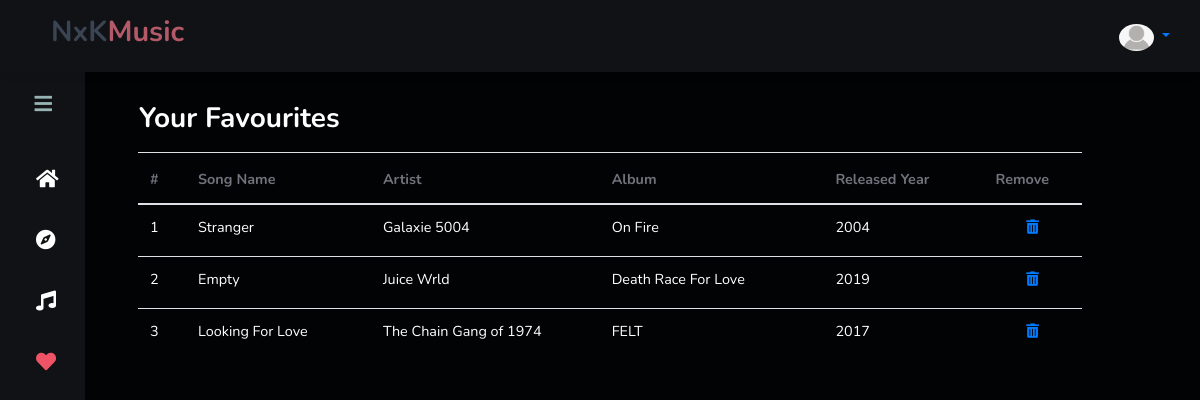
Page /music/favourites/ (signed in) on the committed database.
### users/models.py (models this page shows, shortened)
class Profile(models.Model):
    user = models.OneToOneField(User, on_delete=models.CASCADE)
    image = models.ImageField(default='default.png', upload_to='profile_pics')

### music/models.py (models this page shows, shortened)
class Songn(models.Model):
    song_title = models.CharField(max_length=250)
    artist = models.CharField(max_length=200)
    album_title = models.CharField(max_length=100)
    genre = models.CharField(max_length=100,choices=GENRE_CHOICES)
    album_art = models.ImageField(upload_to='album_art/',default='default-artwork.png')
    audio_file = models.FileField(upload_to='songs/',unique=True)
    released_year = models.IntegerField(null=True,blank=True,choices=YEAR_CHOICES)
    added_dt = models.DateTimeField(auto_now_add=True)
    class Meta:
        unique_together = ["song_title","artist","album_title"]

### music/views.py (the view)
# urls.py: path('favourites/',views.viewFavourites, name="favs"),
@login_required
def viewFavourites(request):
    music = Favourites.objects.filter(user=request.user.id)
    music = Songn.objects.filter(id__in = music.values_list('songn'))
    music_count = music.count()
    context = {
        'music':music,
        'music_count':music_count
    }
    return render(request,'music/userfavs.html',context)

### music/templates/music/userfavs.html (shortened to what this page needs)
{% include "mainui.html" %}
{% load static %}
{% load crispy_forms_tags %}
{% block container %}
<div class="container">
    <h3 class="h3 text-white mb-lg-3 ml-lg-3"> Your Favourites</h3>
    <div class="col-md-11">
        <div class="table-responsive">
            <table id="bootstrapdatatable" class="table table-striped table-hover" width="100%">
                <thead>
                    <th style="width:3%;">#</th>
                    <th style="width:10%;">Song Name</th>
                    <th style="width:9%;">Artist</th>
                    <th style="width:13%;">Album</th>
                    <th style="width:11%;">Released Year</th>
                    <th style="width:4%;">Remove</th>
                </thead>
                <tbody>
                    {% for song in music  %}
                        <tr>
                            <td>
                                {{forloop.counter}}
                            </td>
                            <td class="text-truncate">{{ song.song_title }}</td>
                            <td class="text-truncate">{{ song.artist }}</td>
                            <td class="text-truncate">{{ song.album_title }}</td>
                            <td class="text-truncate">{{ song.released_year }}</td>
                            <td>
                                <a href="{% url 'del-fav' song.id %}" class="delete-s text-center">
                                    <i class="fas fa-trash-alt" style="width:100%"></i>
                                </a>
                            </td>
                        </tr>
                    {% endfor %}
                </tbody>
            </table>
        </div>
    </div>
</div>
{% endblock container %}

### templates/navbar.html (shortened to what this page needs)
{% load static %}
<header>
    <nav class="navbar navbar-light fixed-top">
        <a href="#" class="navbar-brand"><h2 class="m-title font-weight-bold">NxK<span>Music</span></h2></a>
        {% if user.is_authenticated %}
          <div class="nav-item">
            <div class="dropdown">
                <a class="nav-link dropdown-toggle" id="navbarDropdownMenuLink-55" data-toggle="dropdown"
                  aria-haspopup="true" aria-expanded="false">
                  <img src="{{ user.profile.image.url }}" class="rounded-circle img-fluid rounded-circle profile-img"
                    alt="avatar image">
                </a>
            </div>
          </div>
        {% endif %}
    </nav>
</header>

### static/css/styles.css (style rules this page uses)
:root { --header-height: 3rem; --nav-width: 85px; --first-color: #0C5DF4; --bg-color: #101216; --sub-color: #B6CEFC; --white-color: #fff; --second-color: #ef5466; --body-font: 'Nunito', sans-serif; --normal-font-size: 1rem; --small-font-size: .875rem; --z-fixed: 100; }
*,::before,::after { box-sizing: border-box; }
body { position: relative; margin: 0; padding: 2rem 0 0 6.75rem; font-family: var(--body-font); font-size: var(--normal-font-size); transition: .5s; background-color: #010305 !important; }
a { text-decoration: none; }
header { line-height: 40px; }
nav.navbar { background-color: var(--bg-color); box-shadow: 0 3px 9px rgb(0 0 0 / 5%); }
nav.navbar a { margin-left: 3%; }
.profile-img { width: 35px; }
.m-title { font-weight: 900; color: #3b4452; font-size: 1.8rem; }
.m-title span { color: #b35967; }

### music/templates/music/userfavs.html (style rules this page uses)
th { color: #72727d; font-size: 0.9rem; }
tr { color: #fff; height: 52px; }
td { font-size: 0.9rem; color: #fff; }
h3.h3 { font-weight: 700; }
div { color: #97B4B4; }

### rows in the picture
Songn: song_title "Stranger", artist "Galaxie 5004", album_title "On Fire", released_year "2004"
Songn: song_title "Empty", artist "Juice Wrld", album_title "Death Race For Love", released_year "2019"
Songn: song_title "Looking For Love", artist "The Chain Gang of 1974", album_title "FELT", released_year "2017"
